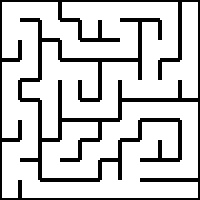
#> input picture Task -1/section - 1/maze00.jpg, 200 x 200 px
$ python section1.py
#> lines starting #> are read from the running program, lines starting #| are printed output that depends on the picture; after the words box and inside, x2 and y2 are one past the last pixel; in counts of white or black regions, pixels touching at a corner belong together
import numpy as np
import cv2

## The readImage function takes a file path as argument and returns image in binary form.
def readImage(filePath):
#> called with filePath = 'maze00.jpg'
    img=cv2.imread(filePath,0)
#> img is the input picture: shape (200, 200); min 0, max 255, mean 205.3
    _,thresh = cv2.threshold(img,127,255,cv2.THRESH_BINARY)
#> thresh: shape (200, 200); 80.5% white; 1 black region, box (x1, y1, x2, y2) and area: (0, 0, 200, 200) 7784
    binaryImage=thresh
    ###################################################
    return binaryImage

## The findNeighbours function takes a maze image and row and column coordinates of a cell as input arguments
## and returns a stack consisting of all the neighbours of the cell as output.
## Note :- Neighbour refers to all the adjacent cells one can traverse to from that cell provided only horizontal
## and vertical traversal is allowed.
def findNeighbours(img,row,column):
    neighbours = []
    arr=[]
    arr1=[]
    arr2=[]
    arr3=[]
    x =row;
    y =column;
    aa=0;

    if img[(x+1)*20-1,(y+1)*20-11] == 0 or img[(x+1)*20-1,(y+1)*20-11]== 1 or img[(x+1)*20-1,(y+1)*20-11] == 2:
        aa=1;
    elif img[(x+1)*20-1,(y+1)*20-11] == 253 or img[(x+1)*20-1,(y+1)*20-11] == 254 or img[(x+1)*20-1,(y+1)*20-11] == 255:
        aa=1;
        arr.append([])
        arr[0].append(x+1)
        arr[0].append(y)


    if img[(x+1)*20-11,(y+1)*20-1] == 0 or img[(x+1)*20-11,(y+1)*20-1] == 1 or img[(x+1)*20-11,(y+1)*20-1] == 2:
        aa=1;
    elif img[(x+1)*20-11,(y+1)*20-1] == 253 or img[(x+1)*20-11,(y+1)*20-1] == 254 or img[(x+1)*20-11,(y+1)*20-1] == 255:
        aa=1;
        arr1.append([])
        arr1[0].append(x)
        arr1[0].append(y+1)

    if img[(x+1)*20-21,(y+1)*20-11] == 0 or img[(x+1)*20-21,(y+1)*20-11] == 1 or img[(x+1)*20-21,(y+1)*20-11] == 2:
        aa=1;
    elif img[(x+1)*20-21,(y+1)*20-11] == 253 or img[(x+1)*20-21,(y+1)*20-11] == 254 or img[(x+1)*20-21,(y+1)*20-11] == 255:
        aa=1;
        arr2.append([])
        arr2[0].append(x-1)
        arr2[0].append(y)

    if img[(x+1)*20-11,(y+1)*20-21] == 0 or img[(x+1)*20-11,(y+1)*20-21] == 1 or img[(x+1)*20-11,(y+1)*20-21] == 2:
        aa=1;
    elif img[(x+1)*20-11,(y+1)*20-21] == 253 or img[(x+1)*20-11,(y+1)*20-21] == 254 or img[(x+1)*20-11,(y+1)*20-21] == 255:
        aa=1;
        arr3.append([])
        arr3[0].append(x)
        arr3[0].append(y-1)

    neighbours=arr+arr1+arr2+arr3

    ###################################################
    return neighbours

##  colourCell function takes 4 arguments:-
##            img - input image
##            row - row coordinates of cell to be coloured
##            column - column coordinates of cell to be coloured
##            colourVal - the intensity of the colour.
##  colourCell basically highlights the given cell by painting it with the given colourVal. Care should be taken that
##  the function doesn't paint over the    walls and only paints the empty spaces. This function returns the image
##  with the painted cell.
def colourCell(img,row,column,colorVal):
    x=row;
    y=column;
    img[(x+1)*20-20:20*(x+1)-1,(y+1)*20-20:20*(y+1)-1]=colorVal
    #############  Add your Code here   ###############


    ###################################################
    return img

##  Main function takes the filepath of image as input.
##  You are not allowed to change any code in this function.
def main(filePath):
    img = readImage(filePath)
    coords = [(0,0),(9,9),(3,2),(4,7),(8,6)]
    string = ""
    for coordinate in coords:
        img = colourCell(img, coordinate[0], coordinate[1], 150)
        neighbours = findNeighbours(img, coordinate[0], coordinate[1])
        string = string + str(neighbours) + "\n"
        for k in neighbours:
            img = colourCell(img, k[0], k[1], 230)
#> this loop made 5 passes
#> neighbours on passes 2 to 5: [[9, 8]], [[4, 2], [3, 3], [2, 2]], [[4, 8], [3, 7], [4, 6]], [[9, 6], [8, 7], [7, 6]]
#> neighbours on pass 1: [[1, 0], [0, 1]]
#> pass 1, in main, `img = colourCell(img, coordinate[0], coordinate[1], 150)`:
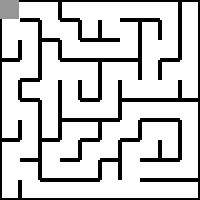
#> img: shape (200, 200); min 0, max 255, mean 204.9
#> pass 2, in main, `img = colourCell(img, coordinate[0], coordinate[1], 150)`:
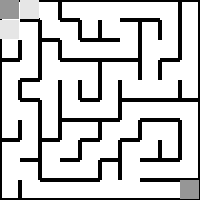
#> img: shape (200, 200); 2.71% of pixels changed, all inside (x1, y1, x2, y2) = (0, 0, 199, 199)
#> pass 3, in main, `img = colourCell(img, coordinate[0], coordinate[1], 150)`:
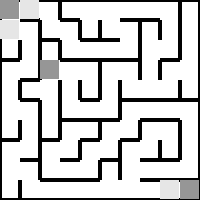
#> img: shape (200, 200); 1.8% of pixels changed, all inside (x1, y1, x2, y2) = (40, 60, 179, 199)
#> after the loop:
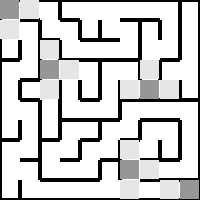
#> img: shape (200, 200); 9.93% of pixels changed, all inside (x1, y1, x2, y2) = (40, 40, 179, 199)
    if __name__ == '__main__':
        return img
    else:
        return string + "\t"
## Specify filepath of image here. The main function is called in this section.
if __name__ == '__main__':
    filePath ='maze00.jpg'
    img = main(filePath)
    cv2.imshow('canvas', img)
    cv2.waitKey(0)
    cv2.destroyAllWindows()

$ run again, with Task -1/section - 1/maze01.jpg copied over Task -1/section - 1/maze00.jpg
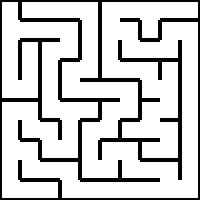
#> input picture Task -1/section - 1/maze01.jpg, 200 x 200 px
#> in readImage, img is the input picture: shape (200, 200); min 0, max 255, mean 205.1
#> thresh: shape (200, 200); 80.5% white; 1 black region, box (x1, y1, x2, y2) and area: (0, 0, 200, 200) 7816
#> the loop in main, `for coordinate in coords:` made 5 passes
#> neighbours on passes 2 to 5: [[8, 9], [9, 8]], [[4, 2], [2, 2]], [[4, 8], [3, 7]], [[8, 7], [7, 6]]
#> pass 1, in main, `img = colourCell(img, coordinate[0], coordinate[1], 150)`:
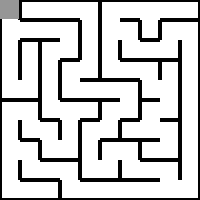
#> img: shape (200, 200); min 0, max 255, mean 204.8
#> after the loop in main, `for coordinate in coords:`:
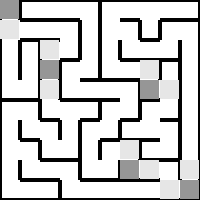
#> img: shape (200, 200); min 0, max 255, mean 203

$ run again, with Task -1/section - 1/maze02.jpg copied over Task -1/section - 1/maze00.jpg
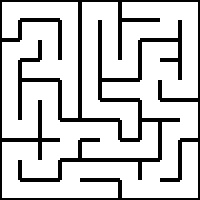
#> input picture Task -1/section - 1/maze02.jpg, 200 x 200 px
#> in readImage, img is the input picture: shape (200, 200); min 0, max 255, mean 205.1
#> thresh: shape (200, 200); 80.5% white; 1 black region, box (x1, y1, x2, y2) and area: (0, 0, 200, 200) 7820
#> the loop in main, `for coordinate in coords:` made 5 passes
#> neighbours on passes 2 to 5: [[8, 9], [9, 8]], [[3, 3], [2, 2], [3, 1]], [[5, 7], [3, 7], [4, 6]], [[9, 6], [8, 5]]
#> pass 1, in main, `img = colourCell(img, coordinate[0], coordinate[1], 150)`:
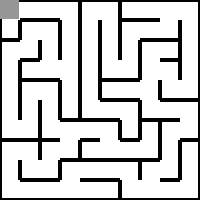
#> img: shape (200, 200); min 0, max 255, mean 204.7
#> after the loop in main, `for coordinate in coords:`:
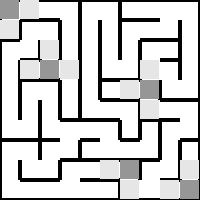
#> img: shape (200, 200); min 0, max 255, mean 203.3

$ run again, with Task -1/section - 1/maze03.jpg copied over Task -1/section - 1/maze00.jpg
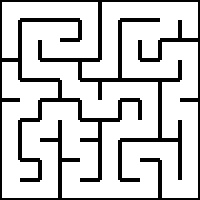
#> input picture Task -1/section - 1/maze03.jpg, 200 x 200 px
#> in readImage, img is the input picture: shape (200, 200); min 0, max 255, mean 205.3
#> thresh: shape (200, 200); 80.5% white; 1 black region, box (x1, y1, x2, y2) and area: (0, 0, 200, 200) 7792
#> the loop in main, `for coordinate in coords:` made 5 passes
#> neighbours on passes 2 to 5: [[8, 9], [9, 8]], [[3, 3], [3, 1]], [[5, 7], [4, 6]], [[8, 7], [7, 6]]
#> pass 1, in main, `img = colourCell(img, coordinate[0], coordinate[1], 150)`:
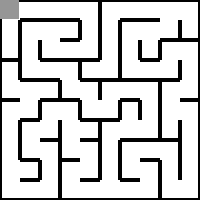
#> img: shape (200, 200); min 0, max 255, mean 204.8
#> after the loop in main, `for coordinate in coords:`:
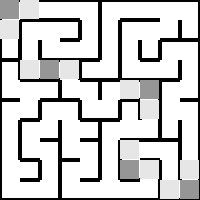
#> img: shape (200, 200); min 0, max 255, mean 203.8
